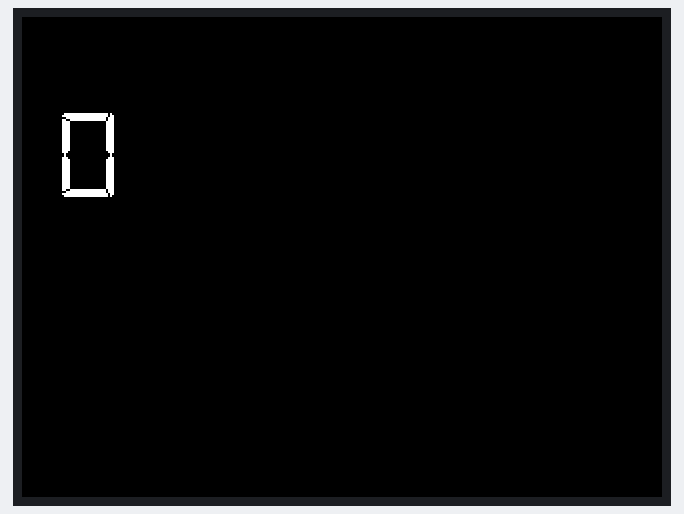
Bench run of a sketch on a simulated Arduino Uno, built with avr-gcc and run on an emulated ATmega328P. Shown: 320×240 colour display.

Above: at 0.3 s.
At 1.0 s:
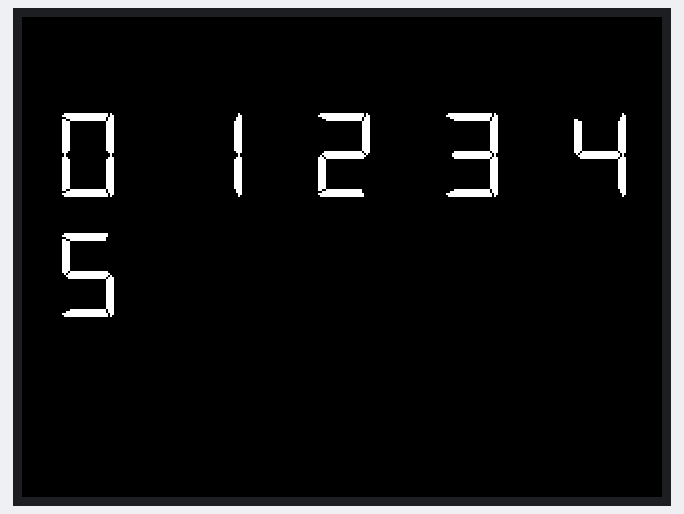
At 1.5 s:
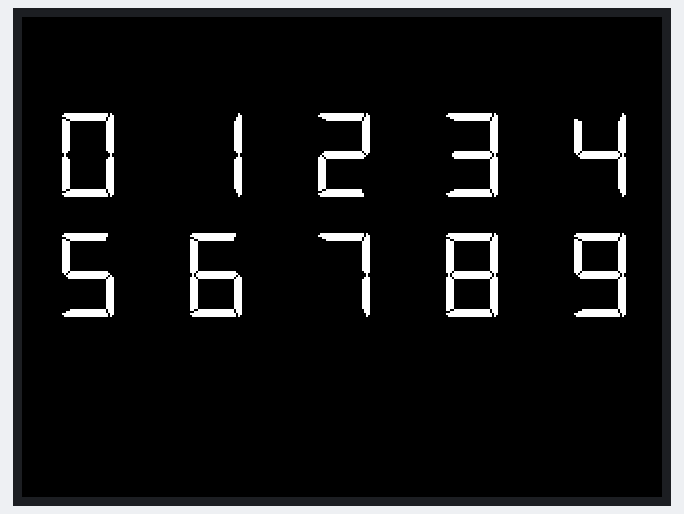

The sketch:

ArduinoParaTestarFonte.ino
```cpp
#include <Adafruit_ILI9341.h>
#include "U8g2_for_Adafruit_GFX.h"

// Definições dos pinos SPI
#define TFT_DC 7   // PA8
#define TFT_CS 4   // PB5
#define TFT_RST 2  // PA10

#define TFT_MOSI 11  // PA7
#define TFT_CLK 13   // PA5
#define TFT_MISO 12  // PA6

// Inicializa o display ILI9341
Adafruit_ILI9341 tft = Adafruit_ILI9341(TFT_CS, TFT_DC, TFT_MOSI, TFT_CLK, TFT_RST, TFT_MISO);

// Inicializa a biblioteca U8g2 para Adafruit GFX
U8G2_FOR_ADAFRUIT_GFX u8g2_for_adafruit_gfx;

void setup() {
  // Inicializa o display
  tft.begin();
  tft.setRotation(1);
  tft.fillScreen(ILI9341_BLACK);  // Limpa a tela com fundo preto

  // Inicializa a biblioteca U8g2
  u8g2_for_adafruit_gfx.begin(tft);

  // Configura a fonte de 7 segmentos
  u8g2_for_adafruit_gfx.setFont(u8g2_font_7Segments_26x42_mn);  // Usa a fonte de 7 segmentos
  u8g2_for_adafruit_gfx.setForegroundColor(ILI9341_WHITE);      // Define a cor do texto como branco
  u8g2_for_adafruit_gfx.setBackgroundColor(ILI9341_BLACK);      // Define a cor de fundo como preto

  // Escreve o texto na tela usando a fonte de 7 segmentos
  u8g2_for_adafruit_gfx.setCursor(20, 90);  // Define a posição do cursor
  u8g2_for_adafruit_gfx.print("0.1.2.3.4");  // Escreve números usando a fonte

  u8g2_for_adafruit_gfx.setCursor(20, 150);  // Define a posição do cursor
  u8g2_for_adafruit_gfx.print("5,6,7,8,9");  // Escreve números usando a fonte

  u8g2_for_adafruit_gfx.setCursor(20, 210);  // Define a posição do cursor
  u8g2_for_adafruit_gfx.print(". . . . . , , , ,");
}

void loop() {
}
```
